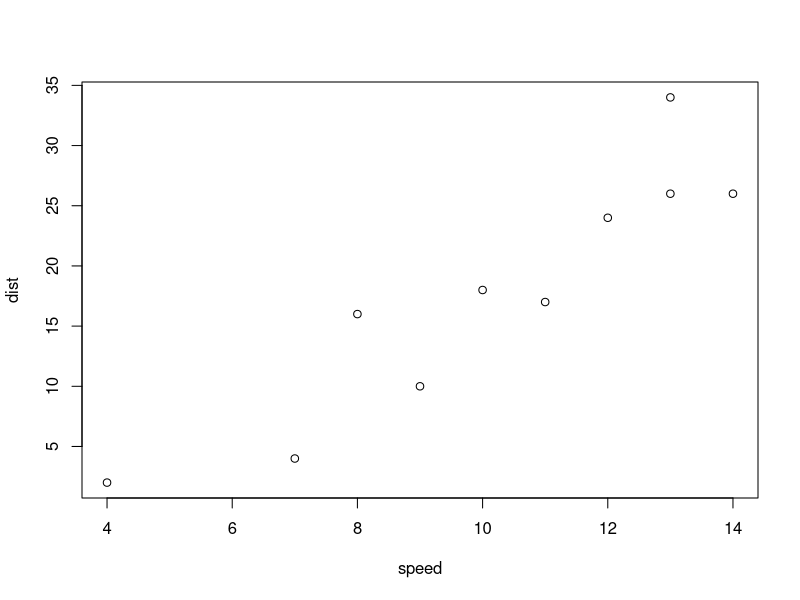

Reproduce this figure in R.
speed <- c(4,7,8,9,10,11,12,13,13,14)
dist = c(2,4,16,10,18,17,24,34,26,26)

summary(speed)
mean(dist)
sd(dist)
cor(speed, dist)
plot(speed, dist)
